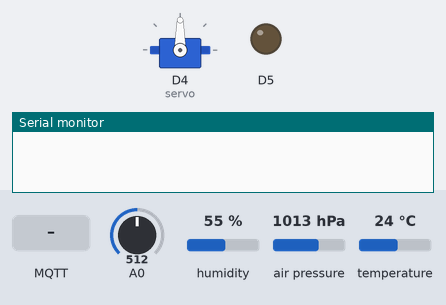
Recording of a sketch running on a simulated ESP8266 (NodeMCU). Shown: servo, output pins drawn as LEDs (lit = HIGH), the last lines printed to the serial monitor. Dashed ring = blinking. Inputs (shaded band) come from the test bench; at power-on: A0 = 512, humidity 55 %, air pressure 1013 hPa, temperature 24 °C. WiFi joins after 1.5 s; servers stay silent unless stated; random numbers use the default seed unless the sketch sets one; no MQTT or app messages arrive unless stated; pins used as bus, display or sensor lines are not drawn.

Above: at 0.0 s.
At 2.7 s:
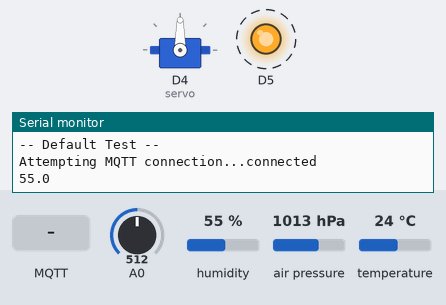
2.8 s: MQTT message "motorIoT2022" arrives on the first subscribed topic
6.1 s: MQTT message "1" arrives on the first subscribed topic
8.2 s: MQTT message "on" arrives on the first subscribed topic
Timing chart, 0 to 16.2 s (numbered marks = the images above; inputs shaded):
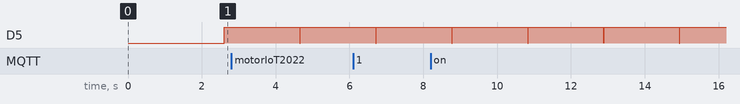

The sketch:

pratica10.ino
```cpp
#include <Wire.h>
#include <Adafruit_Sensor.h>
#include <Adafruit_BMP280.h>
#include <ESP8266WiFi.h>
#include <PubSubClient.h>
#include "DHTesp.h"
#include <Servo.h>

Servo servo;


DHTesp dhtSensor;

#define SEALEVELPRESSURE_HPA (1013.25)

Adafruit_BMP280 bmp; // I2C
//Adafruit_bmp280 bmp(bmp_CS); // hardware SPI
//Adafruit_bmp280 bmp(bmp_CS, bmp_MOSI, bmp_MISO, bmp_SCK); // software SPI

unsigned long delayTime;

// Update these with values suitable for your network.

const char* ssid = "DCC-LCI";
const char* password = "aluno.dcc!";
const char* mqtt_server = "test.mosquitto.org";

WiFiClient espClient;
PubSubClient client(espClient);
unsigned long lastMsg = 0;
#define MSG_BUFFER_SIZE  (50)
char msg[MSG_BUFFER_SIZE];
int value = 0;
int foto_button = 1;

void setup_wifi() {
  delay(10);
  // We start by connecting to a WiFi network
  Serial.print("Connecting to ");
  Serial.println(ssid);

  WiFi.mode(WIFI_STA);
  WiFi.begin(ssid, password);

  while (WiFi.status() != WL_CONNECTED) {
    delay(500);
    Serial.print(".");
  }

  randomSeed(micros());

  Serial.println("WiFi connected");
  Serial.println("IP address: ");
  Serial.println(WiFi.localIP());
}

void callback(char* topic, byte* payload, unsigned int length) {
  Serial.print("Message arrived [");
  Serial.print(topic);
  Serial.print("] ");

  for (int i = 0; i < length; i++) {
    Serial.print((char)payload[i]);
  }

  if(topic == "motorIoT2022") {
    int grau = (int) payload;
    servo.write(grau);
  }

  // Switch on the LED if an 1 was received as first character
  if ((char)payload[0] == '1') {
    digitalWrite(LED_BUILTIN, LOW);   // Turn the LED on (Note that LOW is the voltage level
    // but actually the LED is on; this is because
    // it is active low on the ESP-01)
  } else {
    digitalWrite(LED_BUILTIN, HIGH);  // Turn the LED off by making the voltage HIGH
  }

}

void reconnect() {
  // Loop until we're reconnected
  while (!client.connected()) {
    Serial.print("Attempting MQTT connection...");
    // Create a random client ID
    String clientId = "ESP8266Client-";
    clientId += String(random(0xffff), HEX);
    // Attempt to connect
    if (client.connect(clientId.c_str())) {
      Serial.println("connected");
      client.subscribe("motorIoT2022");
    } else {
      Serial.print("failed, rc=");
      Serial.println(" try again in 5 seconds");
      // Wait 5 seconds before retrying
      delay(5000);
    }
  }
}

String readTemp() {
  // temperatura em celcius
  TempAndHumidity  data = dhtSensor.getTempAndHumidity();
  return String(data.temperature, 2);
}

String readPreassure() {
  return String(bmp.readPressure() / 100.0F);
}

String readAltitude() {
  return String(bmp.readAltitude(SEALEVELPRESSURE_HPA));
}

String readHumidity() {
  // umidade relativa
  TempAndHumidity  data = dhtSensor.getTempAndHumidity();
  return String(data.humidity, 1);
}

String readFROne() {
  digitalWrite(D5, 0);
  delay(10);
  int pinRead = analogRead(A0);
  return String(pinRead);
}

String readFRTwo() {
  digitalWrite(D5, 1);
  delay(10);
  int pinRead = analogRead(A0);
  return String(pinRead);
}

void setup() {
  // put your setup code here, to run once:
  Serial.begin(115200);
  pinMode(LED_BUILTIN, OUTPUT);
  pinMode(A0, INPUT);
  pinMode(D5, OUTPUT);
  dhtSensor.setup(D6, DHTesp::DHT22);
  servo.attach(D4);

  setup_wifi();
  client.setServer(mqtt_server, 1883);
  client.setCallback(callback);

  bool status;
  // default settings
  // (you can also pass in a Wire library object like &Wire2)
  status = bmp.begin(0x76);

  Serial.println("-- Default Test --");
  delayTime = 1000;

}

void loop() {
  if (!client.connected()) {
    reconnect();
  }
  client.loop();

  unsigned long now = millis();
  if (now - lastMsg > 2000) {
    lastMsg = now;
    client.publish("temp", readTemp().c_str());
    client.publish("pres", readPreassure().c_str());
    Serial.println(readHumidity());
    client.publish("hum", readHumidity().c_str());
    client.publish("foto_1", readFROne().c_str());
    client.publish("foto_2", readFRTwo().c_str());
    client.publish("alt", readAltitude().c_str());
  }
  delay(delayTime);
}
```

Measured:
- by itself, D5: alternates HIGH for 2.0 s and LOW for 0.01 s
